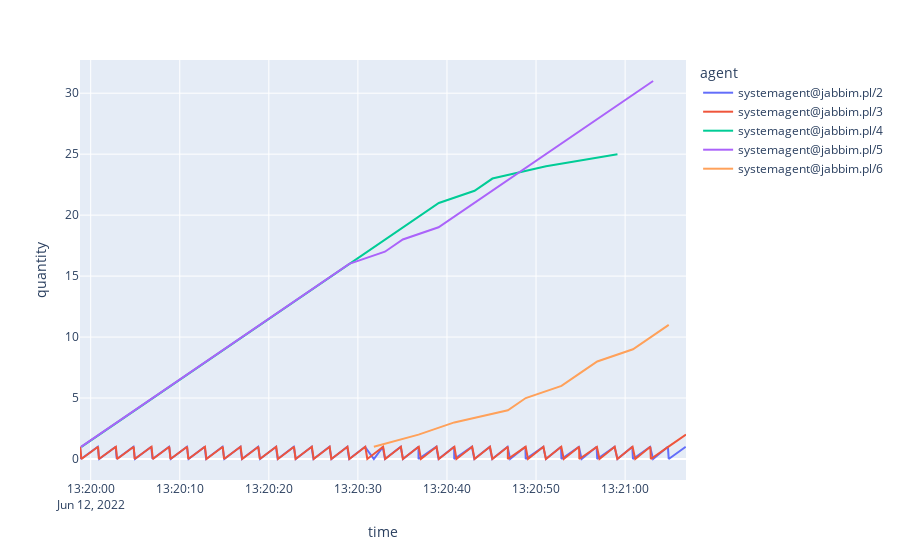

This figure's notebook cell:
### Code cell
px.line(df,x="time",y="quantity",color="agent")
